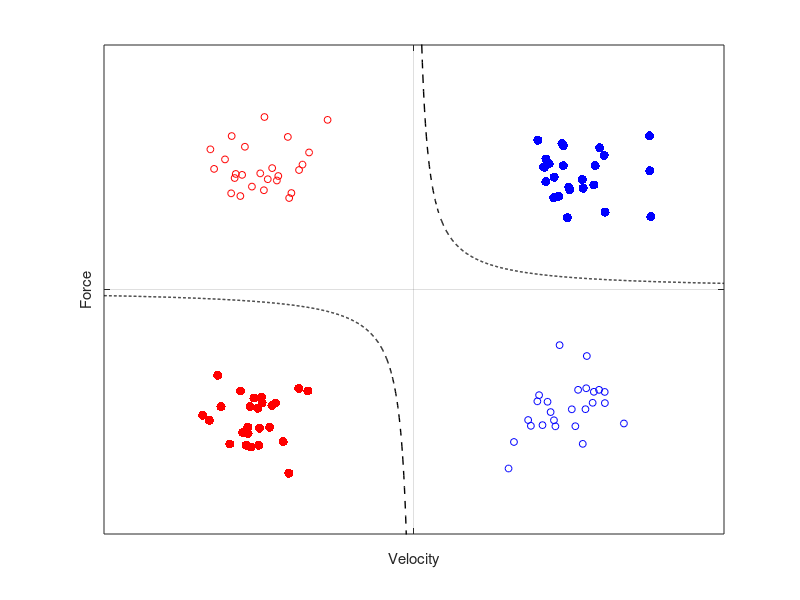
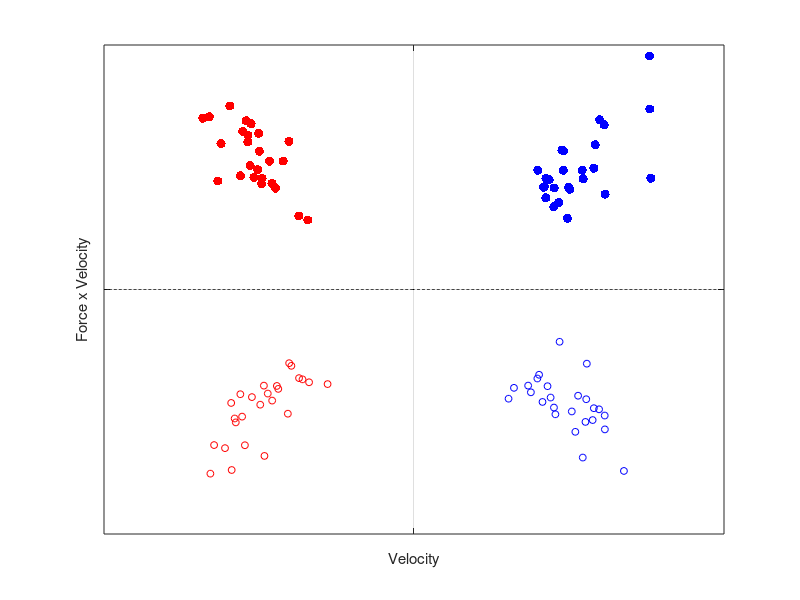
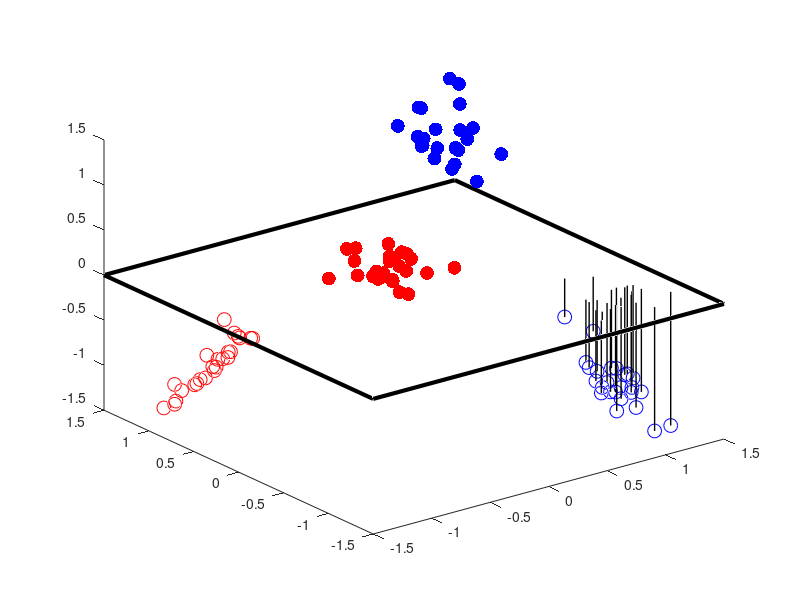

The MATLAB script that drew these images, in order:
function gen_fig0
%% Generate data for active and passive
numpts = 25;
active_right = 0.2*randn(numpts,2)+ones(numpts,2);
active_left = 0.2*randn(numpts,2)-ones(numpts,2);
passive_left = 0.2*randn(numpts,2)+repmat([-1 1],numpts,1);
passive_right = 0.2*randn(numpts,2)+repmat([1 -1],numpts,1);

% generate boundary lines
velneg = linspace(-2,-0.01,1000);
velpos = linspace(0.01,2,1000);
forceneg = 0.1./velneg;
forcepos = 0.1./velpos;

% Plot velocity force
figure(1)
clf
plot(active_right(:,1),active_right(:,2),'.b', 'markersize', 20)
hold on
plot(passive_left(:,1),passive_left(:,2),'or', 'markersize', 5)
plot(active_left(:,1),active_left(:,2),'.r', 'markersize', 20)
plot(passive_right(:,1),passive_right(:,2),'ob', 'markersize', 5)
plot(velneg,forceneg,'--k','linewidth',1)
plot(velpos,forcepos,'--k','linewidth',1)

axis([-2 2 -2 2])
grid on
set(gca,'xticklabel','','yticklabel','','xtick',[0],'ytick',[0])
xlabel 'Velocity'
ylabel 'Force'

%% compute force*vel
active_right_forcevel = active_right(:,1).*active_right(:,2);
active_left_forcevel = active_left(:,1).*active_left(:,2);
passive_left_forcevel = passive_left(:,1).*passive_left(:,2);
passive_right_forcevel = passive_right(:,1).*passive_right(:,2);

% Plot velocity force-velocity
figure(2)
clf
plot(active_right(:,1),active_right_forcevel,'.b', 'markersize', 20)
hold on
plot(passive_left(:,1),passive_left_forcevel,'or', 'markersize', 5)
plot(active_left(:,1),active_left_forcevel,'.r', 'markersize', 20)
plot(passive_right(:,1),passive_right_forcevel,'ob', 'markersize', 5)
plot([velneg velpos], zeros(size([velneg velpos])),'--k')

axis([-2 2 -2 2])
grid on
set(gca,'xticklabel','','yticklabel','','xtick',[0],'ytick',[0])
xlabel 'Velocity'
ylabel 'Force x Velocity'

%% plot 3d view
figure(3)
clf
plot3(active_right(:,1),active_right(:,2),active_right_forcevel,'.b', 'markersize', 30)
hold on
plot3(passive_left(:,1),passive_left(:,2),passive_left_forcevel,'or', 'markersize', 10)
plot3(active_left(:,1),active_left(:,2),active_left_forcevel,'.r', 'markersize', 30)
plot3(passive_right(:,1),passive_right(:,2),passive_right_forcevel,'ob', 'markersize', 10)

% plot axis lines (x y z)
% plot3([-1.5 1.5],[0 0],[0 0],'-k','linewidth',3)
% plot3([0 0],[-1.5 1.5],[0 0],'-k','linewidth',3)
% plot3([0 0],[0 0],[-1.5 1.5],'-k','linewidth',3)

% plot plane of separation
plot3([-1.5 1.5],[-1.5 -1.5],[0 0],'-k','linewidth',3)
plot3([-1.5 1.5],[1.5 1.5],[0 0],'-k','linewidth',3)
plot3([-1.5 -1.5],[-1.5 1.5],[0 0],'-k','linewidth',3)
plot3([1.5 1.5],[-1.5 1.5],[0 0],'-k','linewidth',3)

% plot stems
for i = 1:numpts
    plot3(active_right(i,1),active_right(i,2),active_right_forcevel(i),'-k')
    plot3(passive_left(i,1),passive_left(i,2),passive_left_forcevel(i),'-k')
    plot3(active_left(i,1),active_left(i,2),active_left_forcevel(i),'-k')
    plot3([passive_right(i,1) passive_right(i,1)],[passive_right(i,2) passive_right(i,2)],[0 passive_right_forcevel(i)],'-k','linewidth',1)
end

axis([-1.5 1.5 -1.5 1.5 -1.5 1.5])
% axis off


